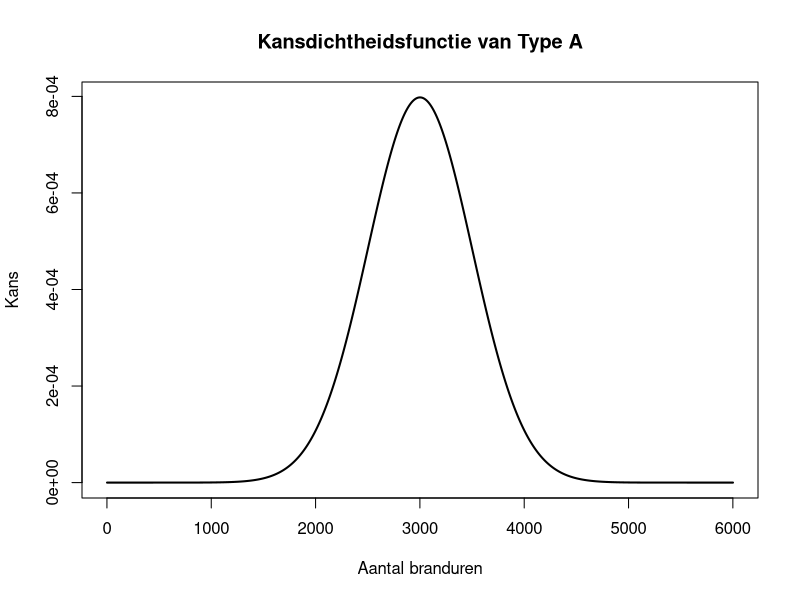
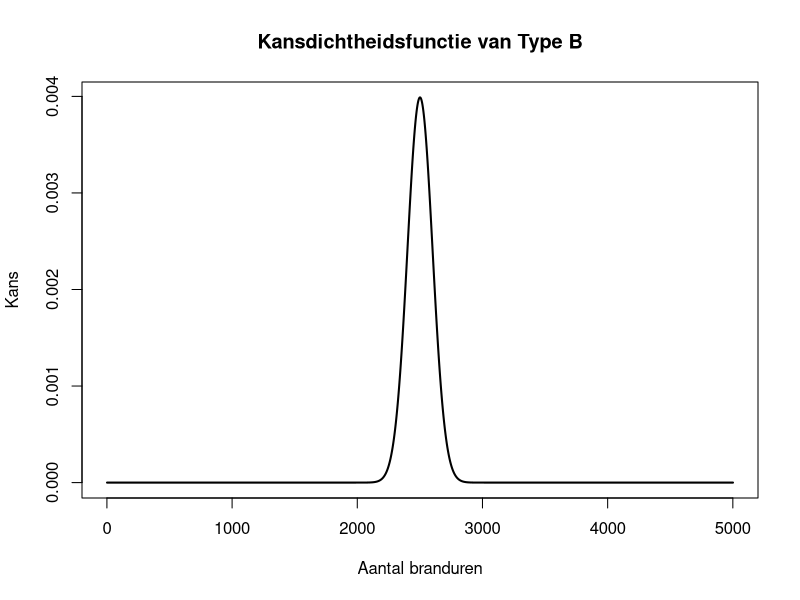

Generate these figures, in order, with R:
## ---- chunk 1
knitr::opts_chunk$set(echo = TRUE)
## ---- chunk 2
x = seq(0, 6000)
plot(dnorm(x, 3000, 500), type="l", xlab = "Aantal branduren", ylab = "Kans", main = "Kansdichtheidsfunctie van Type A", lwd=2)
qnorm(0.05, 3000, 500)

y = seq(0, 5000)
plot(dnorm(y, 2500, 100), type="l", xlab = "Aantal branduren", ylab = "Kans", main = "Kansdichtheidsfunctie van Type B", lwd=2)
qnorm(0.05, 2500, 100)
## ---- chunk 3

